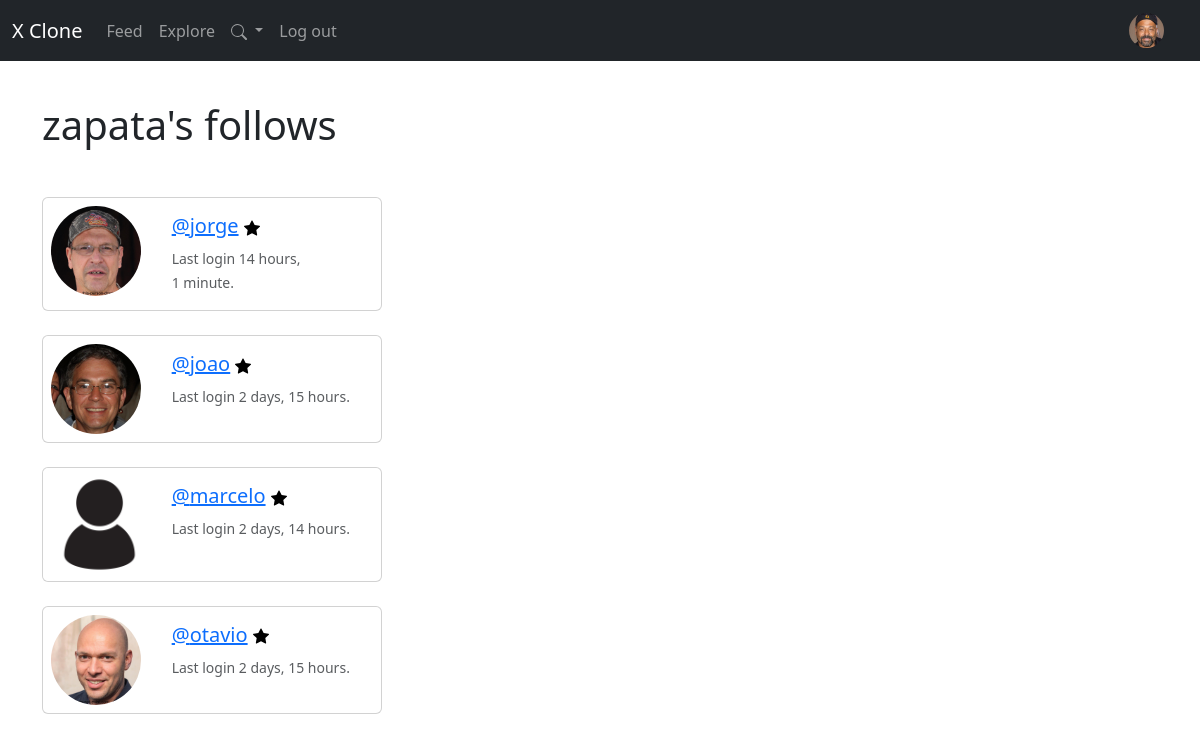
/profile/follows/1 (signed in), run on the app's committed database.
### x/models.py (models this page shows, shortened)
class CustomUser(AbstractUser):
    follows = models.ManyToManyField("self",
                                     related_name="followed_by",
                                     symmetrical=False,
                                     blank=True)
    profile_image = models.ImageField(null=True, blank=True, upload_to='images/')
    profile_bio = models.CharField(null=True, blank=True, max_length=500)
    homepage_link = models.CharField(null=True, blank=True, max_length=150)
    facebook_link = models.CharField(null=True, blank=True, max_length=150)
    instagram_link = models.CharField(null=True, blank=True, max_length=150)
    linkedin_link = models.CharField(null=True, blank=True, max_length=150)

### x/views.py (the view)
# urls.py: path("profile/follows/<int:pk>", views.follows, name="follows"),
def follows(request, pk):
    if request.user.is_authenticated:
        if request.user.id == pk:
            profiles = CustomUser.objects.get(username = request.user.username)
            return render(request, 'follows.html', {'profiles' : profiles})
        else:
            messages.success(request, ("This is not your profile page..."))
            return redirect('home')
    else:
        messages.success(request, ("You must be logget to see this page..."))
        return redirect('home')

### x/templates/follows.html (shortened to what this page needs)
{% extends 'base.html' %}
{% load static %}
{% block content %}
    <h1 class="mt-3 mb-5">{{ user.username }}'s follows</h1>
    {% if profiles %}
        {% for profile in profiles.follows.all %}
            {% if not profile == user %}
            <div class="card" style="max-width: 340px;">
                <div class="row g-0">
                  <div class="col-md-4">
                    {% if profile.profile_image %}
                    <a href="{% url 'profile' profile.pk %}"><img src="{{ profile.profile_image.url}}" class="img-fluid rounded-circle m-2" width=80% height=200 alt="Profile image..."></a>
                    {% else %}
                    <img src="{% static '/images/default_profile.jpg' %}" class="img-fluid rounded-start" alt="Profile image...">
                    {% endif %}
                  </div>
                  <div class="col-md-8">
                    <div class="card-body">
                      <h5 class="card-title"><a href="{% url 'profile' profile.id %}">@{{ profile.username }}</a>
                      {% if profile in profiles.follows.all %}
                            <a href="{% url 'unfollow' profile.id %}">
                            </a>
                        {% endif %}
                    </h5>
                      <p class="card-text"><small class="text-body-secondary">Last login {{ profile.last_login|timesince }}.</small></p>
                    </div>
                  </div>
                </div>
              </div>
              <br>
              {% endif %}
            {% endfor %}
    {% endif %}
{% endblock %}

### x/templates/navbar.html (shortened to what this page needs)
{% load static %}
<nav class="navbar navbar-expand-lg bg-dark navbar-dark">
    <div class="container-fluid">
      <a class="navbar-brand" href="#">X Clone</a>
      <div class="collapse navbar-collapse" id="navbarNav">
        <ul class="navbar-nav">
          <li class="nav-item">
            <a class="nav-link" aria-current="page" href="{% url 'home' %}">Feed</a>
          </li>
          <li class="nav-item">
            <a class="nav-link" href="{% url 'profile_list' %}">Explore</a>
          </li>
          {% if user.is_authenticated%}
          <li class="nav-item dropdown">
            <a class="nav-link dropdown-toggle" href="#" id="navbarDropdown" role="button" data-bs-toggle="dropdown" aria-expanded="false">
              <svg xmlns="http://www.w3.org/2000/svg" width="16" height="16" fill="currentColor" class="bi bi-search" viewBox="0 0 16 16">
                <path d="M11.742 10.344a6.5 6.5 0 1 0-1.397 1.398h-.001q.044.06.098.115l3.85 3.85a1 1 0 0 0 1.415-1.414l-3.85-3.85a1 1 0 0 0-.115-.1zM12 6.5a5.5 5.5 0 1 1-11 0 5.5 5.5 0 0 1 11 0"/>
              </svg>
            </a>
          <li class="nav-item">
            <a class="nav-link" href="{% url 'logout' %}">Log out</a>
          </li>
          {% endif %}
        </ul>
        {% if user.is_authenticated %}
          <ul class="navbar-nav ms-auto">
            <li class="nav-link navbar-brand">
              {% if user.profile_image %}
             <a href="{% url 'profile' request.user.id %}"> <img src="{{user.profile_image.url}}" class="rounded-circle" width="35"></a>
              {% else %}
              <a href="{% url 'profile' request.user.id %}"><img src="{% static '/images/default_profile.jpg' %}" class="rounded-circle" width="35"></a>
              {% endif %}
            </li>
          </ul>
        {% endif %}
      </div>
    </div>
  </nav>

### data on the page
CustomUser: profile_image (picture), username "zapata"
CustomUser: profile_image (picture), username "jorge", last_login "14 hours, 1 minute"
CustomUser: profile_image (picture), username "joao", last_login "2 days, 15 hours"
CustomUser: username "marcelo", last_login "2 days, 14 hours"
CustomUser: profile_image (picture), username "otavio", last_login "2 days, 15 hours"
